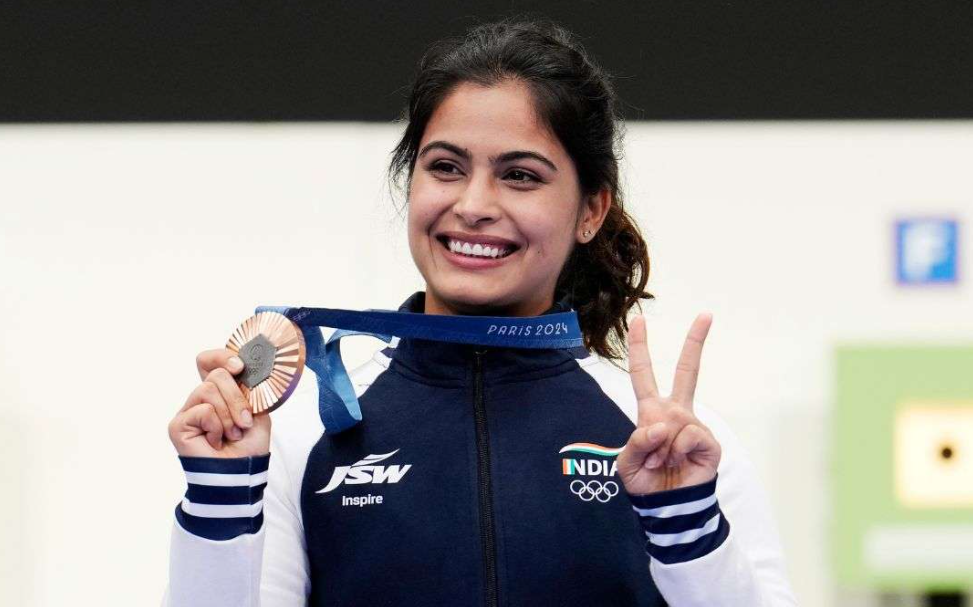
#> input picture CS360-MachineLearningLab/assignment1/OLYMPICS.png, 973 x 607 px
$ python 16.py
#> lines starting #> are read from the running program, lines starting #| are printed output that depends on the picture
"""Write a python program to read an image and save the image as a matrix to a .csv file
using pandas."""

import cv2  # Importing OpenCV for image processing
import pandas as pd  # Importing Pandas for handling data
import numpy as np  # Importing NumPy for handling arrays

# Reading the image using OpenCV
image = cv2.imread('OLYMPICS.png', cv2.IMREAD_GRAYSCALE)
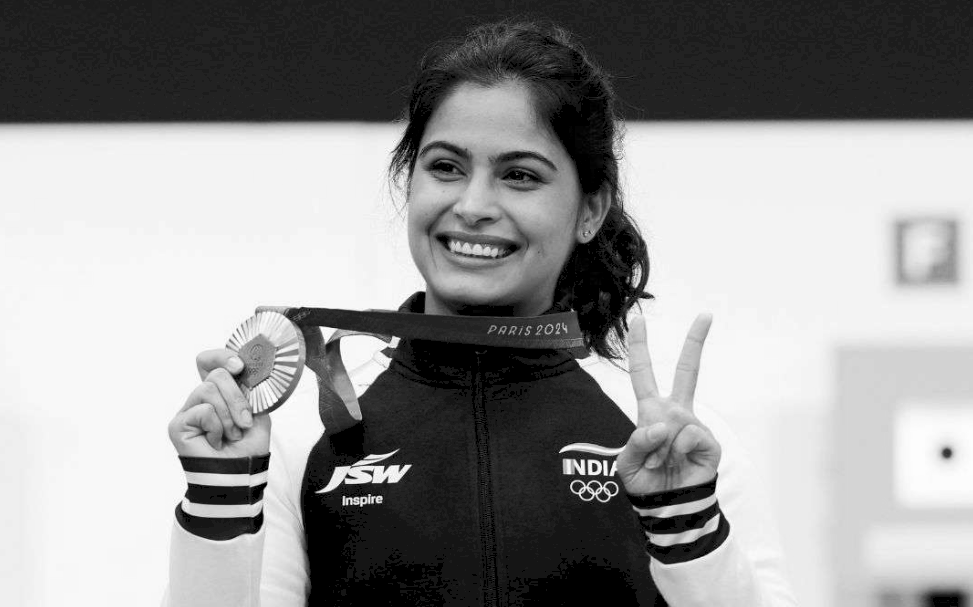
#> image: shape (607, 973); min 0, max 255, mean 148.1

# Converting the image to a matrix (2D array)
image_matrix = np.array(image)

# Creating a DataFrame from the image matrix
df = pd.DataFrame(image_matrix)
#> df = table of 607 rows and 973 columns

# Saving the DataFrame to a CSV file
df.to_csv('image_matrix.csv', index=False, header=False)

print("Image saved as matrix to 'image_matrix.csv'")
